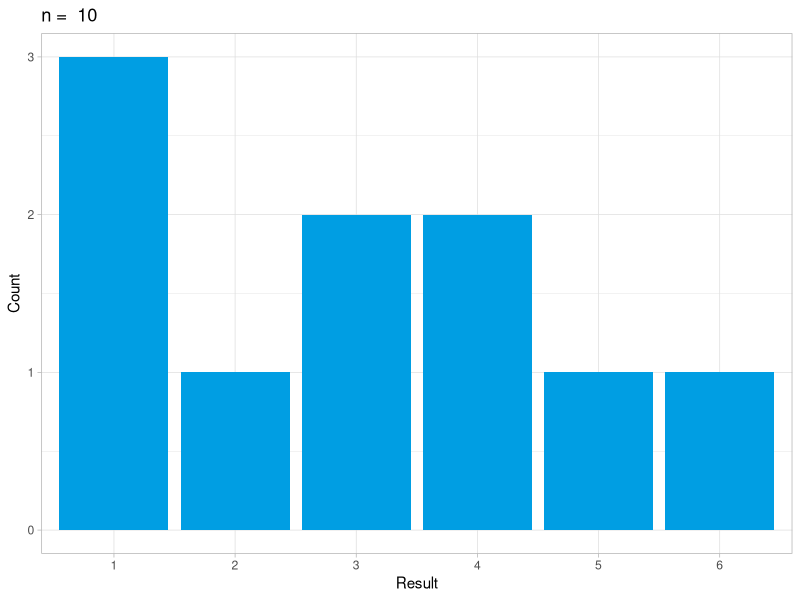
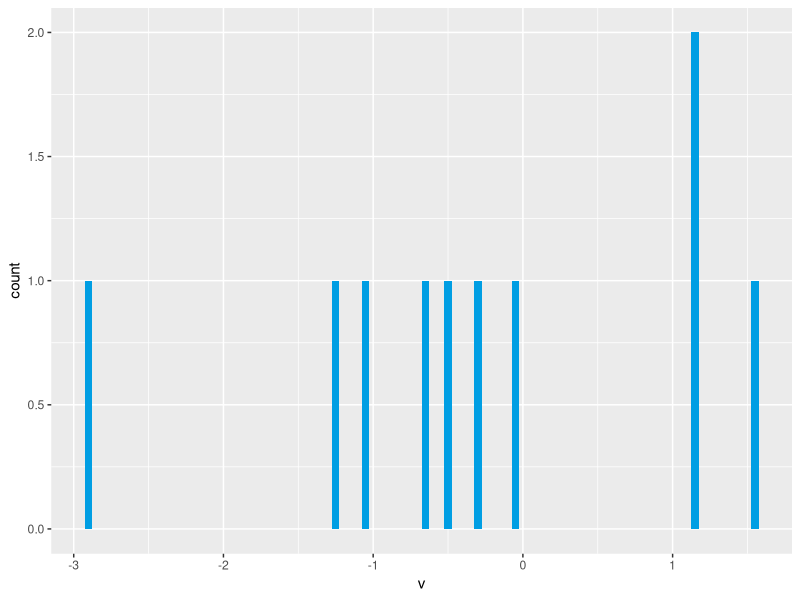

The R source for these figures, in order:
library(tidyverse)

# The number of samples
n <- 10

# SAMPLING FROM A DISCRETE DISTRIBUTION (DICE ROLL) ####

s <- sample(c(1, 2, 3, 4, 5, 6), n, replace = TRUE)

# Make a tibble
s <- enframe(x = s, value = "roll", name = NULL)

# Show as bar chart
ggplot(s) +
  aes(x = factor(roll)) + 
  geom_bar(fill = "#009ee3")  +
  theme_light() +
  xlab("Result") +
  ylab("Count") +
  ggtitle(paste("n = ", n))

# SAMPLING FROM NORMAL DISTRIBUTION #####

n <- 10

# The same for the normal distribution (continuous)
sample <- rnorm(n, 0, 1)

# Make a tibble
sample <- enframe(x = sample, value = "v", name = NULL)

# Show a histogram
ggplot(sample) +
  aes(x = v) +
  geom_histogram(binwidth = 0.05, fill = "#009ee3")
